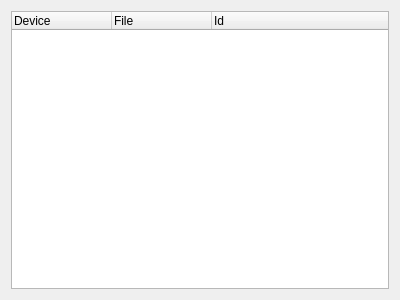
<?xml version="1.0" encoding="UTF-8"?>
<ui version="4.0">
 <class>DeviceSearchDialog</class>
 <widget class="QWidget" name="DeviceSearchDialog">
  <property name="geometry">
   <rect>
    <x>0</x>
    <y>0</y>
    <width>400</width>
    <height>300</height>
   </rect>
  </property>
  <property name="windowTitle">
   <string>Form</string>
  </property>
  <layout class="QVBoxLayout" name="verticalLayout">
   <item>
    <widget class="QTreeWidget" name="treeWidget">
     <property name="editTriggers">
      <set>QAbstractItemView::NoEditTriggers</set>
     </property>
     <property name="alternatingRowColors">
      <bool>true</bool>
     </property>
     <column>
      <property name="text">
       <string>Device</string>
      </property>
     </column>
     <column>
      <property name="text">
       <string>File</string>
      </property>
     </column>
     <column>
      <property name="text">
       <string>Id</string>
      </property>
     </column>
    </widget>
   </item>
  </layout>
 </widget>
 <resources/>
 <connections/>
</ui>
